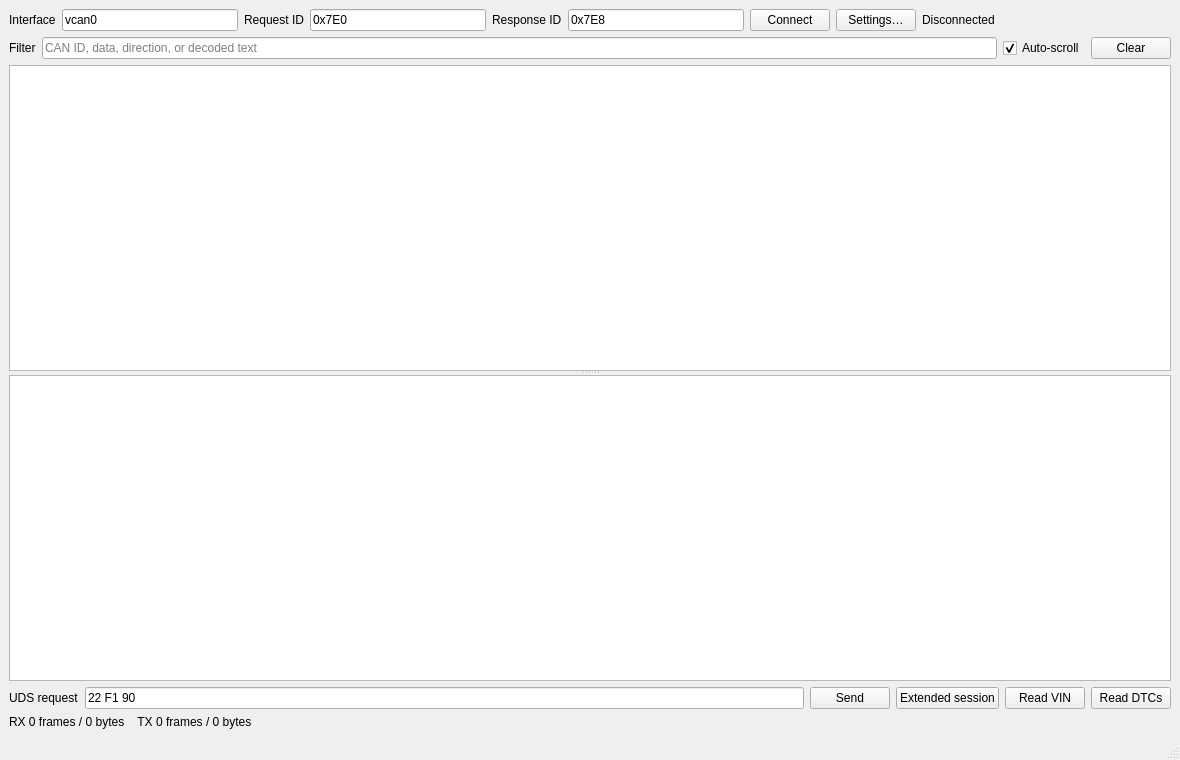
<?xml version="1.0" encoding="UTF-8"?>
<ui version="4.0">
 <class>MainWindow</class>
 <widget class="QMainWindow" name="MainWindow">
  <property name="geometry"><rect><x>0</x><y>0</y><width>1180</width><height>760</height></rect></property>
  <property name="windowTitle"><string>DS Diagnostics — UDS / SocketCAN Monitor</string></property>
  <widget class="QWidget" name="centralwidget">
   <layout class="QVBoxLayout" name="verticalLayout">
    <item>
     <layout class="QHBoxLayout" name="connectionLayout">
      <item><widget class="QLabel" name="interfaceLabel"><property name="text"><string>Interface</string></property></widget></item>
      <item><widget class="QLineEdit" name="interfaceEdit"><property name="text"><string>vcan0</string></property><property name="maximumWidth"><number>100</number></property></widget></item>
      <item><widget class="QLabel" name="requestIdLabel"><property name="text"><string>Request ID</string></property></widget></item>
      <item><widget class="QLineEdit" name="requestIdEdit"><property name="text"><string>0x7E0</string></property><property name="maximumWidth"><number>90</number></property></widget></item>
      <item><widget class="QLabel" name="responseIdLabel"><property name="text"><string>Response ID</string></property></widget></item>
      <item><widget class="QLineEdit" name="responseIdEdit"><property name="text"><string>0x7E8</string></property><property name="maximumWidth"><number>90</number></property></widget></item>
      <item><widget class="QPushButton" name="connectButton"><property name="text"><string>Connect</string></property></widget></item>
      <item><widget class="QPushButton" name="configureButton"><property name="text"><string>Settings…</string></property></widget></item>
      <item><widget class="QLabel" name="connectionLabel"><property name="text"><string>Disconnected</string></property></widget></item>
      <item><spacer name="connectionSpacer"><property name="orientation"><enum>Qt::Horizontal</enum></property><property name="sizeHint" stdset="0"><size><width>40</width><height>20</height></size></property></spacer></item>
     </layout>
    </item>
    <item>
     <layout class="QHBoxLayout" name="filterLayout">
      <item><widget class="QLabel" name="filterLabel"><property name="text"><string>Filter</string></property></widget></item>
      <item><widget class="QLineEdit" name="filterEdit"><property name="placeholderText"><string>CAN ID, data, direction, or decoded text</string></property></widget></item>
      <item><widget class="QCheckBox" name="autoScrollCheck"><property name="text"><string>Auto-scroll</string></property><property name="checked"><bool>true</bool></property></widget></item>
      <item><widget class="QPushButton" name="clearButton"><property name="text"><string>Clear</string></property></widget></item>
     </layout>
    </item>
    <item>
     <widget class="QSplitter" name="splitter">
      <property name="orientation"><enum>Qt::Vertical</enum></property>
      <widget class="QTableView" name="frameView"><property name="alternatingRowColors"><bool>true</bool></property><property name="selectionBehavior"><enum>QAbstractItemView::SelectRows</enum></property></widget>
      <widget class="QListWidget" name="messageLog"><property name="minimumHeight"><number>120</number></property></widget>
     </widget>
    </item>
    <item>
     <layout class="QHBoxLayout" name="requestLayout">
      <item><widget class="QLabel" name="requestLabel"><property name="text"><string>UDS request</string></property></widget></item>
      <item><widget class="QLineEdit" name="requestEdit"><property name="text"><string>22 F1 90</string></property><property name="placeholderText"><string>Hex bytes, including SID</string></property></widget></item>
      <item><widget class="QPushButton" name="sendButton"><property name="text"><string>Send</string></property></widget></item>
      <item><widget class="QPushButton" name="extendedButton"><property name="text"><string>Extended session</string></property></widget></item>
      <item><widget class="QPushButton" name="vinButton"><property name="text"><string>Read VIN</string></property></widget></item>
      <item><widget class="QPushButton" name="dtcButton"><property name="text"><string>Read DTCs</string></property></widget></item>
     </layout>
    </item>
    <item><widget class="QLabel" name="statisticsLabel"><property name="text"><string>RX 0 frames / 0 bytes    TX 0 frames / 0 bytes</string></property></widget></item>
   </layout>
  </widget>
  <widget class="QStatusBar" name="statusbar"/>
 </widget>
 <resources/>
 <connections/>
</ui>
